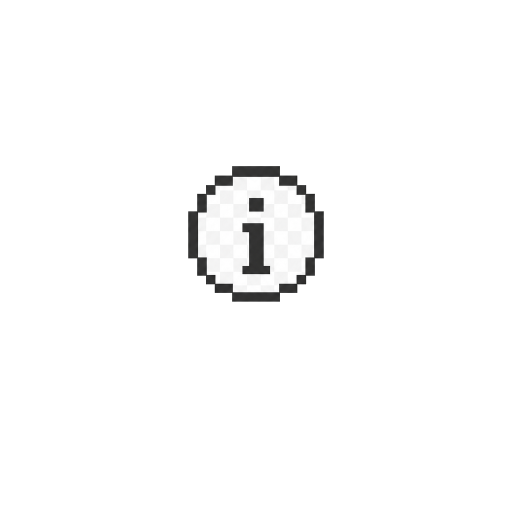
#> input picture Compressi.App/Assets/ui/nav-about.png, 1024 x 1024 px, given in place of window_images_image-6bd95fad-77ce-4187-bb89-b19bde1daee9.png, which was not available (shown at 1/2 size)
$ python extract_ui_assets.py
#> lines starting #> are read from the running program, lines starting #| are printed output that depends on the picture; pictures that were not available may be replaced by others from this repository, and a replacement may not be noted
"""Extract pixel-art UI assets from the Compressi mockup via corner flood-fill."""
from __future__ import annotations

import os
from collections import deque
from PIL import Image, ImageDraw

SRC = r"C:\Users\thoma\.cursor\projects\d-C-Compressi\assets\c__Users_thoma_AppData_Roaming_Cursor_User_workspaceStorage_empty-window_images_image-6bd95fad-77ce-4187-bb89-b19bde1daee9.png"
OUT = r"D:\C++\Compressi\Compressi.App\Assets\ui"


def flood_alpha(im: Image.Image, tol: int = 22, seeds: list[tuple[int, int]] | None = None) -> Image.Image:
    """Make background transparent by flooding from corners / seeds."""
    rgba = im.convert("RGBA")
    w, h = rgba.size
    pix = rgba.load()
    if seeds is None:
        seeds = [(0, 0), (w - 1, 0), (0, h - 1), (w - 1, h - 1)]

    visited = [[False] * w for _ in range(h)]
    q: deque[tuple[int, int]] = deque()

    def close(a, b) -> bool:
        return abs(a[0] - b[0]) <= tol and abs(a[1] - b[1]) <= tol and abs(a[2] - b[2]) <= tol

    for sx, sy in seeds:
        if 0 <= sx < w and 0 <= sy < h and not visited[sy][sx]:
            visited[sy][sx] = True
            q.append((sx, sy))

    # Use each seed's own color as reference for that flood region
    refs: dict[tuple[int, int], tuple[int, int, int]] = {}
    for sx, sy in list(q):
        r, g, b, _ = pix[sx, sy]
        refs[(sx, sy)] = (r, g, b)

    # Simpler: average seed colors as one bg
    seed_colors = []
    for sx, sy in seeds:
        if 0 <= sx < w and 0 <= sy < h:
            r, g, b, _ = pix[sx, sy]
            seed_colors.append((r, g, b))
    if not seed_colors:
        return rgba
    br = sum(c[0] for c in seed_colors) // len(seed_colors)
    bg = sum(c[1] for c in seed_colors) // len(seed_colors)
    bb = sum(c[2] for c in seed_colors) // len(seed_colors)
    bg_rgb = (br, bg, bb)

    q = deque(seeds)
    visited = [[False] * w for _ in range(h)]
    for sx, sy in seeds:
        if 0 <= sx < w and 0 <= sy < h:
            visited[sy][sx] = True

    while q:
        x, y = q.popleft()
        r, g, b, a = pix[x, y]
        if close((r, g, b), bg_rgb):
            pix[x, y] = (r, g, b, 0)
            for nx, ny in ((x - 1, y), (x + 1, y), (x, y - 1), (x, y + 1)):
                if 0 <= nx < w and 0 <= ny < h and not visited[ny][nx]:
                    visited[ny][nx] = True
                    q.append((nx, ny))
    return rgba


def trim_alpha(im: Image.Image, pad: int = 2) -> Image.Image:
    bbox = im.getbbox()
    if not bbox:
        return im
    l, t, r, b = bbox
    return im.crop((max(0, l - pad), max(0, t - pad), min(im.width, r + pad), min(im.height, b + pad)))


def nearest_scale(im: Image.Image, factor: int) -> Image.Image:
    return im.resize((im.width * factor, im.height * factor), Image.NEAREST)


def sample(im: Image.Image, x: int, y: int, r: int = 1) -> tuple[int, int, int]:
    w, h = im.size
    px = []
    for yy in range(max(0, y - r), min(h, y + r + 1)):
        for xx in range(max(0, x - r), min(w, x + r + 1)):
            px.append(im.getpixel((xx, yy)))
    n = len(px)
    return tuple(sum(c[i] for c in px) // n for i in range(3))  # type: ignore[return-value]


def save(im: Image.Image, name: str, scales: list[int] | None = None) -> None:
    path = os.path.join(OUT, name)
    im.save(path)
    print(f"  {name}: {im.size}")
    if scales:
        base, ext = os.path.splitext(name)
        for s in scales:
            nearest_scale(im, s).save(os.path.join(OUT, f"{base}@{s}x{ext}"))


def main() -> None:
    os.makedirs(OUT, exist_ok=True)
    # Clean previous derived assets but keep mockup
    for f in os.listdir(OUT):
        if f.startswith("_inspect") or (f.endswith(".png") and not f.startswith("_mockup")):
            os.remove(os.path.join(OUT, f))

    im = Image.open(SRC).convert("RGB")
    w, h = im.size
#> w = 1024; h = 1024
    print("size", w, h)
#| size 1024 1024

    # Palette samples from known good spots (from visual inspection)
    palette = {
        "app_bg": sample(im, 500, 20),
        "panel": sample(im, 100, 250),
        "active_fill": sample(im, 100, 62),
        "text": sample(im, 100, 100),
        "btn_green": sample(im, 400, 490),
        "drop_inner": sample(im, 360, 150),
        "security": sample(im, 800, 500),
        "border": sample(im, 210, 55),
    }
#> after the loop in sample, `for yy in range(max(0, y - r), min(h, y + r + 1)):`: px = [(242, 241, 242), (242, 242, 242), (243, 242, 242), (242, 242, 242), (242, 242, 242), (243, 242, 243), (241, 242, 241), (242, 241, 242), (242, 241, 242)]
#> in sample, `n = len(px)`: n = 9
#> palette = {'app_bg': (242, 241, 242), 'panel': (242, 242, 242), 'active_fill': (254, 254, 254), 'text': (242, 242, 242), 'btn_green': (246, 246, 246), 'drop_inner': (242, 242, 242), 'security': (254, 254, 254), 'border': (248, 248, 248)}
    for k, v in palette.items():
        print(f"  {k}: #{v[0]:02X}{v[1]:02X}{v[2]:02X}")
#> this loop made 8 passes
#|   app_bg: #F2F1F2
#|   panel: #F2F2F2
#|   active_fill: #FEFEFE
#|   text: #F2F2F2
#|   btn_green: #F6F6F6
#|   drop_inner: #F2F2F2
#|   security: #FEFEFE
#|   border: #F8F8F8

    # --- Large illustrations: keep cream bg (no keying) for fidelity ---
    smoothie_raw = im.crop((22, 330, 178, 520))
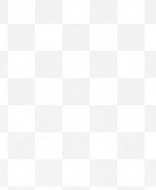
#> smoothie_raw: PIL image 156x190 RGB; mean R, G, B 248.5, 248.5, 248.5
    smoothie_raw.save(os.path.join(OUT, "smoothie-raw.png"))
    smoothie = flood_alpha(smoothie_raw, tol=18)
#> the loop in flood_alpha, `for sx, sy in list(q):` made 4 passes
#> after the loop in flood_alpha, `for sx, sy in list(q):`: refs = {(0, 0): (242, 242, 242), (155, 0): (243, 243, 243), (0, 189): (254, 254, 254), (155, 189): (254, 254, 254)}
#> the loop in flood_alpha, `for sx, sy in seeds:` made 4 passes
#> after the loop in flood_alpha, `for sx, sy in seeds:`: seed_colors = [(242, 242, 242), (243, 243, 243), (254, 254, 254), (254, 254, 254)]
#> in flood_alpha, `br = sum(c[0] for c in seed_colors) // len(seed_colors)`: br = 248
#> in flood_alpha, `bg_rgb = (br, bg, bb)`: bg_rgb = (248, 248, 248)
#> in flood_alpha, `visited = [[False] * w for _ in range(h)]`: visited = 190 items
#> the loop in flood_alpha, `while q:` made 29640 passes
    smoothie = trim_alpha(smoothie, 1)
#> in trim_alpha, `bbox = im.getbbox()`: bbox = None
    # If flood ate too much, fall back to raw with soft corner cleanup only
    if smoothie.getbbox() is None or smoothie.width < 40:
        smoothie = smoothie_raw.convert("RGBA")
    save(smoothie, "smoothie.png", scales=[2, 3])
#|   smoothie.png: (156, 190)

    # Results empty camera + sparkles (keep background, crop tight around art+text-free zone)
    results_raw = im.crop((700, 120, 900, 285))
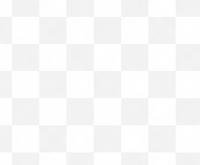
#> results_raw: PIL image 200x165 RGB; mean R, G, B 248.1, 248.1, 248.1
    results = flood_alpha(results_raw, tol=16)
#> the loop in flood_alpha (call 2), `for sx, sy in list(q):` made 4 passes
#> (sx, sy, r, g, b) on passes 1 to 4: (0, 0, 254, 254, 254), (199, 0, 242, 242, 242), (0, 164, 254, 254, 254), (199, 164, 243, 243, 243)
#> the loop in flood_alpha (call 2), `for sx, sy in seeds:` made 4 passes
#> the loop in flood_alpha (call 2), `while q:` made 33000 passes
    results = trim_alpha(results, 2)
    if results.width < 40:
        results = results_raw.convert("RGBA")
    save(results, "results-empty.png", scales=[2, 3])
#|   results-empty.png: (200, 165)

    # Drop camera icon tile
    cam_raw = im.crop((335, 112, 395, 175))
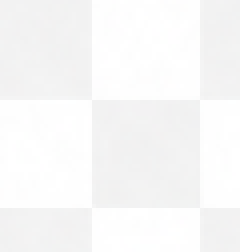
#> cam_raw: PIL image 60x63 RGB (shown 4 times larger); mean R, G, B 248, 248, 248
    cam = flood_alpha(cam_raw, tol=20)
    cam = trim_alpha(cam, 1)
    save(cam, "icon-camera-add.png", scales=[2, 3, 4])
#|   icon-camera-add.png: (60, 63)

    # Leaf sprig
    leaf_raw = im.crop((505, 205, 560, 270))
    leaf = flood_alpha(leaf_raw, tol=18)
    leaf = trim_alpha(leaf, 1)
    save(leaf, "deco-leaf-sprig.png", scales=[2, 3])
#|   deco-leaf-sprig.png: (55, 65)

    # Nav icons — crop icon cells from sidebar
    # From sidebar inspect: icons roughly at x=35-55
    nav = {
        "nav-compress": (32, 54, 54, 76),
        "nav-history": (32, 92, 54, 114),
        "nav-settings": (32, 130, 54, 152),
        "nav-about": (32, 168, 54, 190),
    }
    for name, box in nav.items():
        raw = im.crop(box)
        # For compress, also seed from active green so pill fill clears
        icon = flood_alpha(raw, tol=28, seeds=[(0, 0), (raw.width - 1, 0), (0, raw.height - 1), (raw.width - 1, raw.height - 1), (2, 2)])
        icon = trim_alpha(icon, 0)
        save(icon, f"{name}.png", scales=[3, 4])
#> this loop made 4 passes
#> pass 1, in main, `raw = im.crop(box)`:
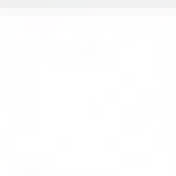
#> raw: PIL image 22x22 RGB (shown 8 times larger); mean R, G, B 253.5, 253.5, 253.5

    # Folder from browse button
    folder_raw = im.crop((318, 222, 338, 242))
    folder = flood_alpha(folder_raw, tol=25)
    folder = trim_alpha(folder, 0)
    save(folder, "icon-folder.png", scales=[3, 4])
#|   icon-folder.png: (20, 20)

    # Leaf on start button — sample from green button face
    btn_leaf_raw = im.crop((348, 470, 372, 498))
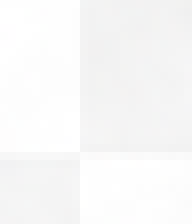
#> btn_leaf_raw: PIL image 24x28 RGB (shown 8 times larger); mean R, G, B 248.4, 248.3, 248.3
    btn_leaf = flood_alpha(btn_leaf_raw, tol=30)
    btn_leaf = trim_alpha(btn_leaf, 0)
    save(btn_leaf, "icon-leaf.png", scales=[3, 4])
#|   icon-leaf.png: (24, 28)

    # Shield
    shield_raw = im.crop((642, 470, 672, 502))
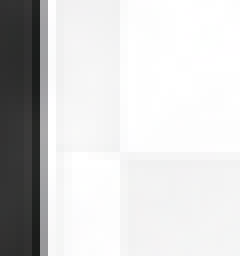
#> shield_raw: PIL image 30x32 RGB (shown 8 times larger); mean R, G, B 212.3, 212.3, 212.4
    shield = flood_alpha(shield_raw, tol=24)
    shield = trim_alpha(shield, 0)
    save(shield, "icon-shield.png", scales=[3, 4])
#|   icon-shield.png: (30, 32)

    # Stipple pattern: fine low-contrast 4x4 tile for readable selected-control text
    active = palette["active_fill"]
    mid = (max(0, active[0] - 18), max(0, active[1] - 15), max(0, active[2] - 18))
    tile = Image.new("RGBA", (4, 4), (*active, 255))
    d = ImageDraw.Draw(tile)
    d.point((0, 0), fill=(*mid, 255))
    d.point((2, 2), fill=(*mid, 255))
    save(tile, "pattern-stipple.png", scales=[4, 8])
#|   pattern-stipple.png: (4, 4)

    fill = Image.new("RGBA", (4, 4))
    fill.paste(tile, (0, 0))
    fill.save(os.path.join(OUT, "pattern-stipple-fill.png"))
    print("  pattern-stipple-fill.png: (4, 4) — tiled at runtime")

    btn_base = (167, 177, 143)
    btn_mid = (140, 150, 112)
    btn_tile = Image.new("RGBA", (4, 4), (*btn_base, 255))
    bd = ImageDraw.Draw(btn_tile)
    bd.point((0, 0), fill=(*btn_mid, 255))
    bd.point((2, 2), fill=(*btn_mid, 255))
    btn_tile.save(os.path.join(OUT, "pattern-stipple-button.png"))
    print("  pattern-stipple-button.png: (4, 4) — tiled at runtime")

    # Grain texture
    grain = Image.effect_noise((256, 256), 32).convert("L")
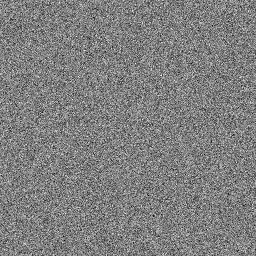
#> grain: PIL image 256x256 L; min 0, max 255, mean 127.3
    grain_rgba = Image.new("RGBA", (256, 256))
#> grain_rgba: PIL image 256x256 RGBA; every value is 0
    gp, rp = grain.load(), grain_rgba.load()
    for y in range(256):
        for x in range(256):
            v = gp[x, y]
            a = max(0, min(36, abs(int(v) - 128) // 3))
            rp[x, y] = (70, 60, 45, a)
    grain_rgba.save(os.path.join(OUT, "texture-grain.png"))
    print("  texture-grain.png: (256, 256)")

    # Soft wash for results panel (faint decorative bg)
    wash = im.crop((640, 90, 980, 360)).convert("RGBA")
    px = wash.load()
    for y in range(wash.height):
        for x in range(wash.width):
            r, g, b, _ = px[x, y]
            px[x, y] = (r, g, b, 40)
    wash.save(os.path.join(OUT, "deco-results-wash.png"))

    # Keep source
    im.save(os.path.join(OUT, "_mockup-source.png"))

    # Inspect strips for verification
    for name, box in {
        "sidebar": (0, 30, 200, h),
        "drop": (210, 70, 580, 280),
        "results": (600, 70, 1000, 440),
        "btn": (220, 450, 560, 525),
    }.items():
        im.crop(box).save(os.path.join(OUT, f"_inspect_{name}.png"))

    print("done")


if __name__ == "__main__":
    main()
